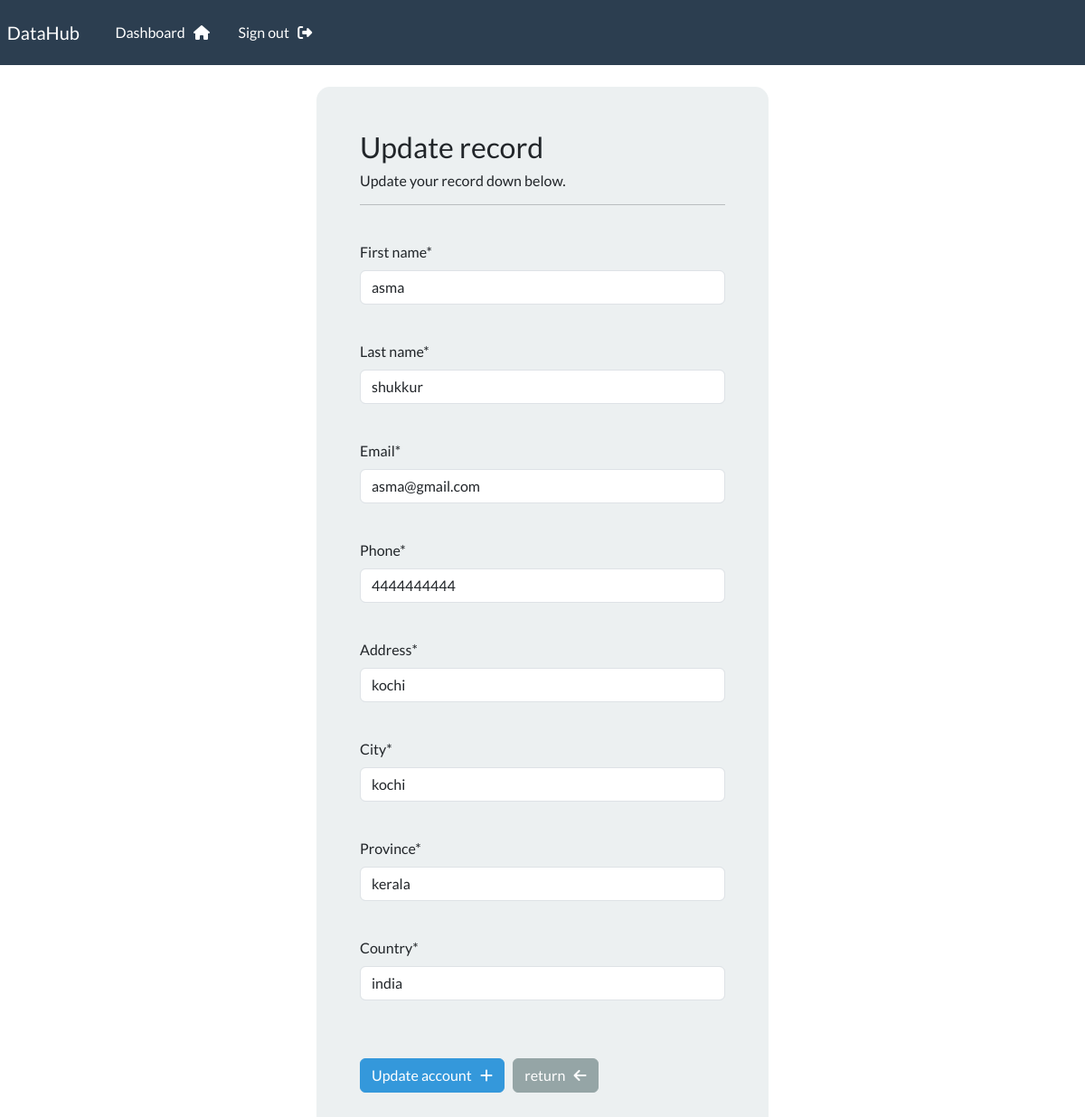
Screenshot of /update-record/4 (signed in) with the database file from the repository.
### webapp/models.py (models this page shows, shortened)
class Record(models.Model):
    creation_date = models.DateTimeField(auto_now_add=True)
    first_name = models.CharField(max_length=100)
    last_name = models.CharField(max_length=100)
    email = models.CharField(max_length=255)
    phone = models.CharField(max_length=20)
    address = models.CharField(max_length=300)
    city = models.CharField(max_length=255)
    province = models.CharField(max_length=200)
    country = models.CharField(max_length=125)

### webapp/views.py (the view, shortened to what this page needs)
# urls.py: path('update-record/<int:pk>',views.update_record,name="update-record"),
@login_required(login_url='my-login')
def update_record(request, pk):
    record = Record.objects.get(id=pk)  # Retrieve the record to be updated by its primary key
    form = UpdateRecordForm(instance=record)  # Instantiate a form with the existing record data
    context = {'form': form}  # Pass the form to the template context
    return render(request, 'webapp/update-record.html', context=context)  # Render the record update template

### webapp/forms.py
class UpdateRecordForm(forms.ModelForm):
    class Meta:
        model = Record
        fields = ['first_name','last_name','email','phone','address','city','province','country']

### webapp/templates/webapp/update-record.html (shortened to what this page needs)
{% extends 'webapp/base.html' %}
{% load crispy_forms_tags %}
{% block content %}
<body>
    <div class="container bg-light shadow-md p-5 form-layout">
        <h3>Update record</h3>
        <h6>Update your record down below. </h6>
        <hr>
        <br>
        <form method="post" autocomplete="off">
            {{form.first_name|as_crispy_field}}
            <br>
            {{form.last_name|as_crispy_field}}
            <br>
            {{form.email|as_crispy_field}}
            <br>
            {{form.phone|as_crispy_field}}
            <br>
            {{form.address|as_crispy_field}}
            <br>
            {{form.city|as_crispy_field}}
            <br>
            {{form.province|as_crispy_field}}
            <br>
            {{form.country|as_crispy_field}}
            <br>
            <br>
            <button type="submit" class="btn btn-info">
                Update account &nbsp; <i class="fa-solid fa-plus"></i>
            </button>
            <a href="{% url 'dashboard' %}" class="btn btn-secondary">
                return &nbsp; <i class="fa-solid fa-arrow-left"></i>
             </a>
        </form>
    </div>
    <br>
</body>
{% endblock %}

### static/css/style.css (style rules this page uses)
.form-layout { border-radius: 15px; width: 500px; }

### rows the page displays
Record: first_name "asma", last_name "shukkur", email "asma@gmail.com", phone "4444444444", address "kochi", city "kochi", province "kerala", country "india"
